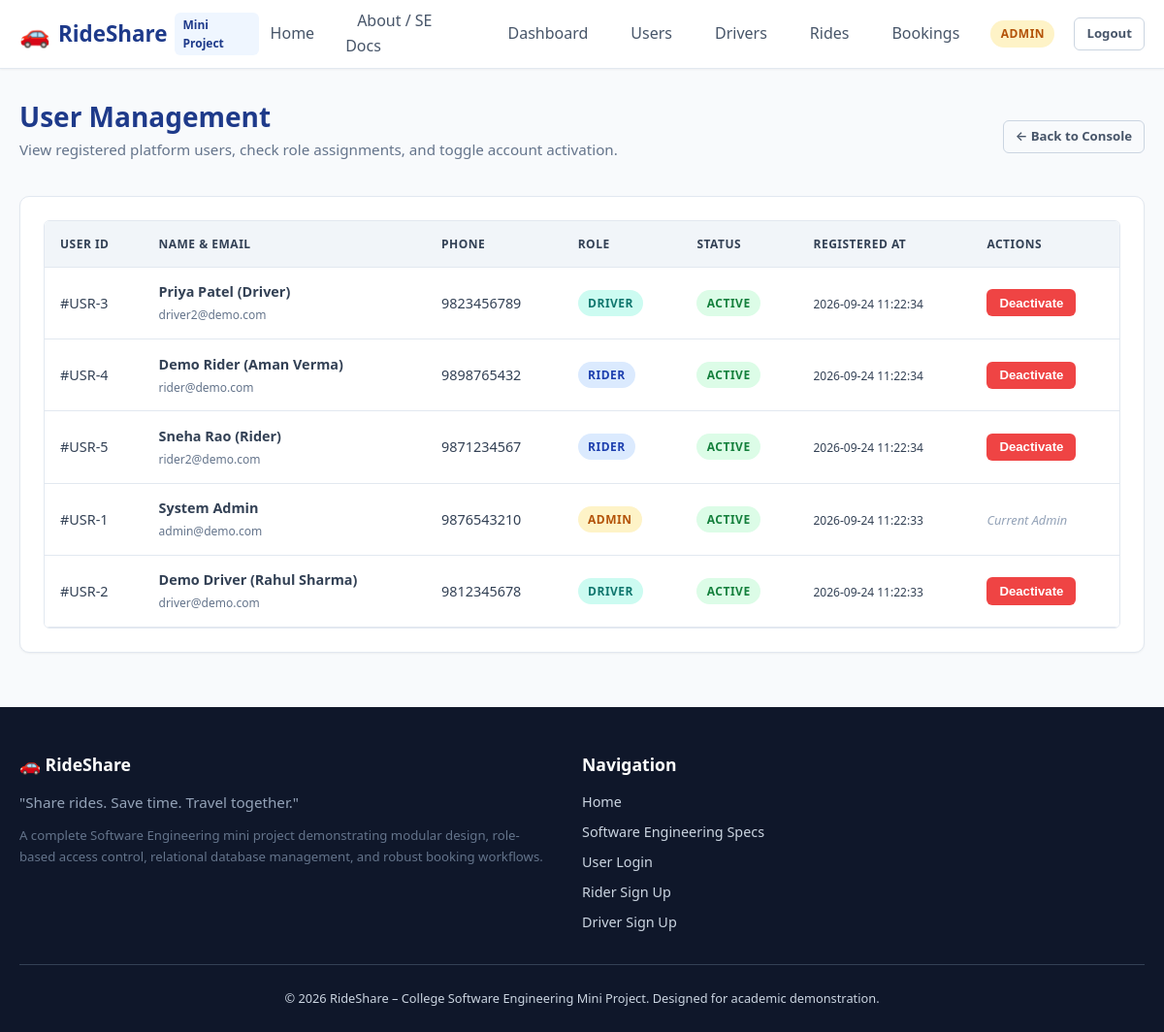
Page /admin/users (signed in) on the committed database.
### tables this page shows
CREATE TABLE users (
    id INTEGER PRIMARY KEY AUTOINCREMENT,
    name TEXT NOT NULL,
    email TEXT NOT NULL UNIQUE,
    phone TEXT NOT NULL,
    password_hash TEXT NOT NULL,
    role TEXT NOT NULL CHECK(role IN ('rider', 'driver', 'admin')),
    status TEXT NOT NULL DEFAULT 'active' CHECK(status IN ('active', 'inactive')),
    created_at TIMESTAMP DEFAULT CURRENT_TIMESTAMP
);

### routes/admin_routes.py (the view)
@admin_bp.route('/users')
@role_required('admin')
def users():
    users_list = User.get_all()
    return render_template('admin/users.html', users=users_list)

### database/db.py (called while the page is built)
def get_db():
    if 'db' not in g:
        db_path = current_app.config.get('DATABASE_PATH')
        os.makedirs(os.path.dirname(db_path), exist_ok=True)
        g.db = sqlite3.connect(db_path)
        g.db.row_factory = sqlite3.Row
        g.db.execute("PRAGMA foreign_keys = ON;")
    return g.db

### models/user.py (called while the page is built)
    @staticmethod
    def get_all(role=None):
        db = get_db()
        cursor = db.cursor()
        if role:
            cursor.execute("SELECT * FROM users WHERE role = ? ORDER BY created_at DESC", (role,))
        else:
            cursor.execute("SELECT * FROM users ORDER BY created_at DESC")
        return cursor.fetchall()

### templates/admin/users.html (shortened to what this page needs)
{% extends "base.html" %}
{% block content %}
<div class="card-header" style="border: none; padding: 0; margin-bottom: 1.5rem;">
    <div>
        <h2 style="color: var(--primary); margin: 0;">User Management</h2>
        <p style="color: var(--gray-600); font-size: 0.95rem; margin-top: 0.25rem;">
            View registered platform users, check role assignments, and toggle account activation.
        </p>
    </div>
    <a href="{{ url_for('admin.dashboard') }}" class="btn btn-outline btn-sm">← Back to Console</a>
</div>
<div class="card">
    <div class="table-responsive">
        <table class="table">
            <thead>
                <tr>
                    <th>User ID</th>
                    <th>Name & Email</th>
                    <th>Phone</th>
                    <th>Role</th>
                    <th>Status</th>
                    <th>Registered At</th>
                    <th>Actions</th>
                </tr>
            </thead>
            <tbody>
                {% for u in users %}
                    <tr>
                        <td>#USR-{{ u['id'] }}</td>
                        <td>
                            <strong>{{ u['name'] }}</strong><br>
                            <small style="color: var(--gray-600);">{{ u['email'] }}</small>
                        </td>
                        <td>{{ u['phone'] }}</td>
                        <td><span class="role-badge {{ u['role'] }}">{{ u['role'] }}</span></td>
                        <td><span class="badge badge-{{ u['status'] }}">{{ u['status'] }}</span></td>
                        <td><small>{{ u['created_at'] }}</small></td>
                        <td>
                            {% if u['id'] != session.get('user_id') %}
                                <form action="{{ url_for('admin.toggle_user', user_id=u['id']) }}" method="POST" onsubmit="return confirm('Toggle status for {{ u['name'] }}?');">
                                    <button type="submit" class="btn btn-sm {% if u['status'] == 'active' %}btn-danger{% else %}btn-success{% endif %}">
                                        {% if u['status'] == 'active' %}Deactivate{% else %}Activate{% endif %}
                                    </button>
                                </form>
                            {% else %}
                                <span style="font-size: 0.8rem; color: var(--gray-500); font-style: italic;">Current Admin</span>
                            {% endif %}
                        </td>
                    </tr>
                {% endfor %}
            </tbody>
        </table>
    </div>
</div>
{% endblock %}

### templates/base.html (shortened to what this page needs)
<!DOCTYPE html>
<html lang="en">
<head>
    <link rel="stylesheet" href="{{ url_for('static', filename='css/style.css') }}">
    <link rel="stylesheet" href="https://unpkg.com/leaflet@1.9.4/dist/leaflet.css" />
</head>
<body>
    <header class="site-header">
        <div class="container">
            <nav class="navbar">
                <a href="{{ url_for('main.index') }}" class="brand-logo">
                    <span class="logo-icon">🚗</span>
                    <span>RideShare</span>
                    <span class="brand-badge">Mini Project</span>
                </a>
                <ul class="nav-links" id="navLinks">
                    <li><a href="{{ url_for('main.index') }}" class="nav-link">Home</a></li>
                    <li><a href="{{ url_for('main.about') }}" class="nav-link">About / SE Docs</a></li>
                    {% if session.get('user_id') %}
                        {% if session.get('role') == 'rider' %}
                            <li><a href="{{ url_for('rider.dashboard') }}" class="nav-link">Dashboard</a></li>
                            <li><a href="{{ url_for('rider.search') }}" class="nav-link">Find Ride</a></li>
                            <li><a href="{{ url_for('rider.my_bookings') }}" class="nav-link">My Bookings</a></li>
                            <li><a href="{{ url_for('rider.ride_history') }}" class="nav-link">History</a></li>
                            <li><a href="{{ url_for('main.profile') }}" class="nav-link">Profile</a></li>
                        {% elif session.get('role') == 'admin' %}
                            <li><a href="{{ url_for('admin.dashboard') }}" class="nav-link">Dashboard</a></li>
                            <li><a href="{{ url_for('admin.users') }}" class="nav-link">Users</a></li>
                            <li><a href="{{ url_for('admin.drivers') }}" class="nav-link">Drivers</a></li>
                            <li><a href="{{ url_for('admin.rides') }}" class="nav-link">Rides</a></li>
                            <li><a href="{{ url_for('admin.bookings') }}" class="nav-link">Bookings</a></li>
                        {% endif %}
                        <li>
                            <span class="role-badge {{ session.get('role') }}">
                                {{ session.get('role') }}
                            </span>
                        </li>
                        <li>
                            <a href="{{ url_for('auth.logout') }}" class="btn btn-outline btn-sm">Logout</a>
                        </li>
                    {% endif %}
                </ul>
            </nav>
        </div>
    </header>
    <main class="main-content">
        <div class="container">
            {% block content %}{% endblock %}
        </div>
    </main>
    <footer class="site-footer">
        <div class="container">
            <div class="footer-grid">
                <div>
                    <h3 class="footer-title">🚗 RideShare</h3>
                    <p style="color: #94a3b8; font-size: 0.95rem;">
                        "Share rides. Save time. Travel together."
                    </p>
                    <p style="color: #64748b; font-size: 0.825rem; margin-top: 0.5rem;">
                        A complete Software Engineering mini project demonstrating modular design, role-based access control, relational database management, and robust booking workflows.
                    </p>
                </div>
                <div>
                    <h4 class="footer-title">Navigation</h4>
                    <ul class="footer-links">
                        <li><a href="{{ url_for('main.index') }}">Home</a></li>
                        <li><a href="{{ url_for('main.about') }}">Software Engineering Specs</a></li>
                        <li><a href="{{ url_for('auth.login') }}">User Login</a></li>
                        <li><a href="{{ url_for('auth.register_rider') }}">Rider Sign Up</a></li>
                        <li><a href="{{ url_for('auth.register_driver') }}">Driver Sign Up</a></li>
                    </ul>
                </div>
            </div>
            <div class="footer-bottom">
                &copy; 2026 RideShare – College Software Engineering Mini Project. Designed for academic demonstration.
            </div>
        </div>
    </footer>
</body>
</html>

### rows in the picture
users: get "ADMIN", id "1", name "System Admin", email "admin@demo.com", phone "9876543210", role "ADMIN", status "ACTIVE", created_at "2026-09-24 11:22:33", shows "Current Admin"
users: id "3", name "Priya Patel (Driver)", email "driver2@demo.com", phone "9823456789", role "DRIVER", status "ACTIVE", created_at "2026-09-24 11:22:34", shows "Deactivate"
users: id "4", name "Demo Rider (Aman Verma)", email "rider@demo.com", phone "9898765432", role "RIDER", status "ACTIVE", created_at "2026-09-24 11:22:34", shows "Deactivate"
users: id "5", name "Sneha Rao (Rider)", email "rider2@demo.com", phone "9871234567", role "RIDER", status "ACTIVE", created_at "2026-09-24 11:22:34", shows "Deactivate"
users: id "2", name "Demo Driver (Rahul Sharma)", email "driver@demo.com", phone "9812345678", role "DRIVER", status "ACTIVE", created_at "2026-09-24 11:22:33", shows "Deactivate"
